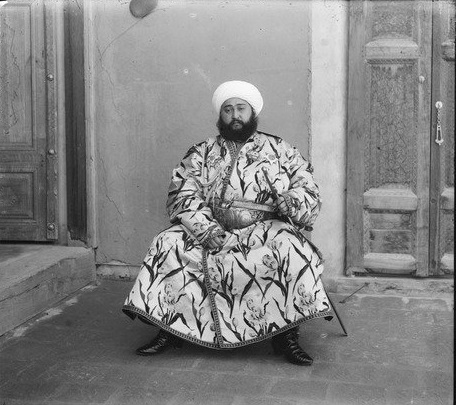
#> input picture pics/emir/b.jpg, 456 x 405 px, found by its file name
$ python __init__.py
#> lines starting #> are read from the running program, lines starting #| are printed output that depends on the picture
import cv2 as cv

b = cv.imread("pics\\emir\\b.jpg", cv.IMREAD_GRAYSCALE)
#> b is the input picture: shape (405, 456); min 0, max 255, mean 133.4
g = cv.imread("pics\\emir\\g.jpg", cv.IMREAD_GRAYSCALE)
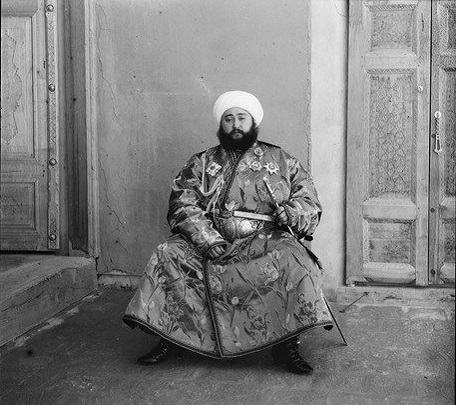
#> input picture pics/emir/g.jpg, 456 x 405 px, found by its file name
#> g is the input picture: shape (405, 456); min 0, max 255, mean 126.2
r = cv.imread("pics\\emir\\r.jpg", cv.IMREAD_GRAYSCALE)
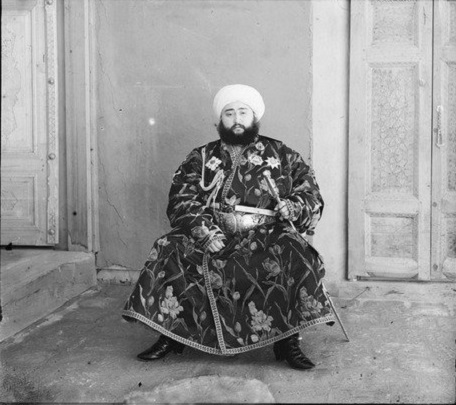
#> input picture pics/emir/r.jpg, 456 x 405 px, found by its file name
#> r is the input picture: shape (405, 456); min 3, max 254, mean 149.7

pic = cv.merge((b, g, r))
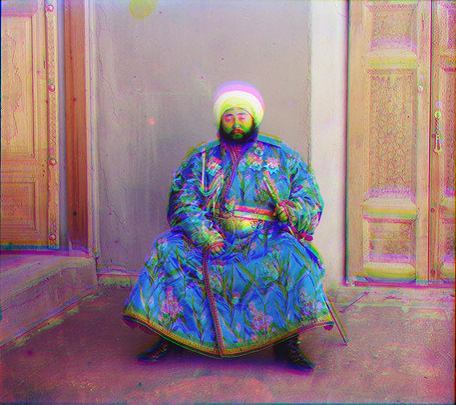
#> pic: shape (405, 456, 3); mean of channels 0, 1, 2 133.4, 126.2, 149.7; drawn as B, G, R
cv.imshow("emir", pic)
cv.waitKey(0)
cv.destroyAllWindows()
